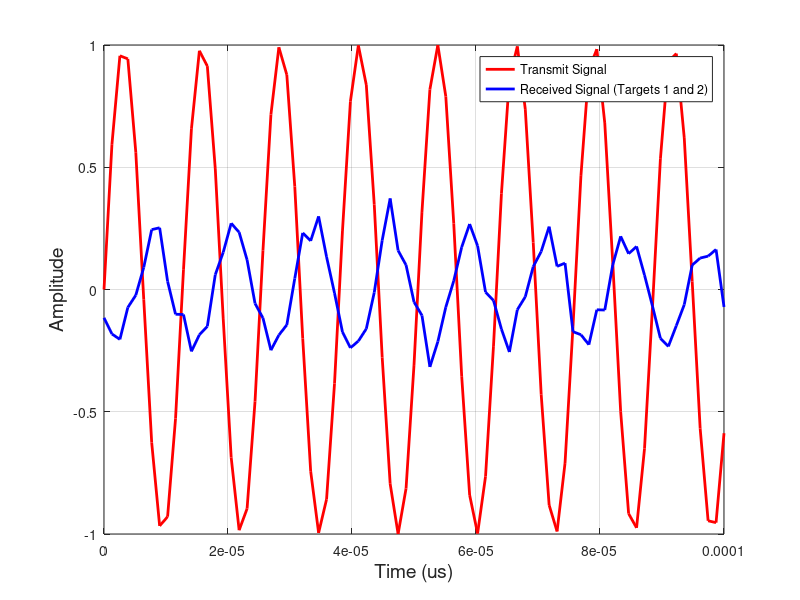

Here is the MATLAB script that generated this plot: (Note: this script raises an error after producing the figure.)
% SPS Short Course: Radar Signal Processing Mastery
% Theory and Hands-On Applications with mmWave MIMO Radar Sensors
% Date: 7-11 October 2024
% Time: 9:00AM-11:00AM ET (New York Time)
% Presenter: Mohammad Alaee-Kerahroodi

close all
clear
clc

rng(2024)
% Constants
c = 3e8;            % Speed of light in m/s
fc = 79e9;          % Carrier frequency 
lambda = c / fc;    % Wavelength

% Parameters
tSim = 0.05e-6;              % Total simulation time (0.3 us)
fs = 10*fc;                  % Sampling frequency (samples per second)
displayInterval = 0.1e-9;    % Display Interval 

% Doppler shifts based on target velocities
v1 = 20;         % Velocity of target 1 in m/s
v2 = 40;         % Velocity of target 2 in m/s
fd1 = 2 * v1 / lambda;  % Doppler shift for target 1
fd2 = 2 * v2 / lambda;  % Doppler shift for target 2

% Simulated delays and attenuations for the received signals
delay1 = 400e-6;      % Round-trip delay for target 1
delay2 = 450e-6;      % Round-trip delay for target 2
att1 = 0.1;           % Attenuation factor for target 1
att2 = 0.2;           % Attenuation factor for target 2
snr = 10;             % Signal-to-noise ratio for AWGN

% Initialize figure
figure('Position', [100, 100, 900, 600]);

% Filename for the GIF
gif_filename = 'cw_animation_two_targets.gif';

% Loop through each time step to animate the signal
for i = 1:round(tSim/displayInterval)
    % Time vector for the current window
    t = linspace((i-1)*displayInterval, i*displayInterval, round(displayInterval * fs)); 
    
    % Transmitted signal (sine wave)
    signalTx = sin(2*pi*fc*t); 

    % Received signals (with Doppler shifts, delays, attenuations, and noise)
    signalRx1 = att1 * sin(2*pi*(fc + fd1)*(t - delay1)); % Target 1 with Doppler shift fd1
    signalRx2 = att2 * sin(2*pi*(fc + fd2)*(t - delay2)); % Target 2 with Doppler shift fd2
    
    % Combine the received signals from both targets
    signalRx = signalRx1 + signalRx2;
    signalRx = awgn(signalRx, snr, "measured");

    % Clear previous plot and plot the current signals
    cla
    plot(t*1e6, real(signalTx), 'r', 'LineWidth', 2, 'DisplayName', 'Transmit Signal'); hold on;
    plot(t*1e6, real(signalRx), 'b', 'LineWidth', 2, 'DisplayName', 'Received Signal (Targets 1 and 2)');
    
    % Label axes
    xlabel('Time (us)', 'FontSize', 14);
    ylabel('Amplitude', 'FontSize', 14);
    
    % Add legend and grid
    legend();
    grid on;
    
    % Tighten axis limits
    axis('tight');
    ylim([-1 1]);

    % Capture the current frame
    frame = getframe(gcf);
    img = frame2im(frame);
    [imind, cm] = rgb2ind(img, 256);

    % Write to the GIF file
    if i == 1
        imwrite(imind, cm, gif_filename, 'gif', 'Loopcount', inf, 'DelayTime', 0.1);
    else
        imwrite(imind, cm, gif_filename, 'gif', 'WriteMode', 'append', 'DelayTime', 0.1);
    end

    % Update the plot dynamically
    drawnow limitrate;
end
